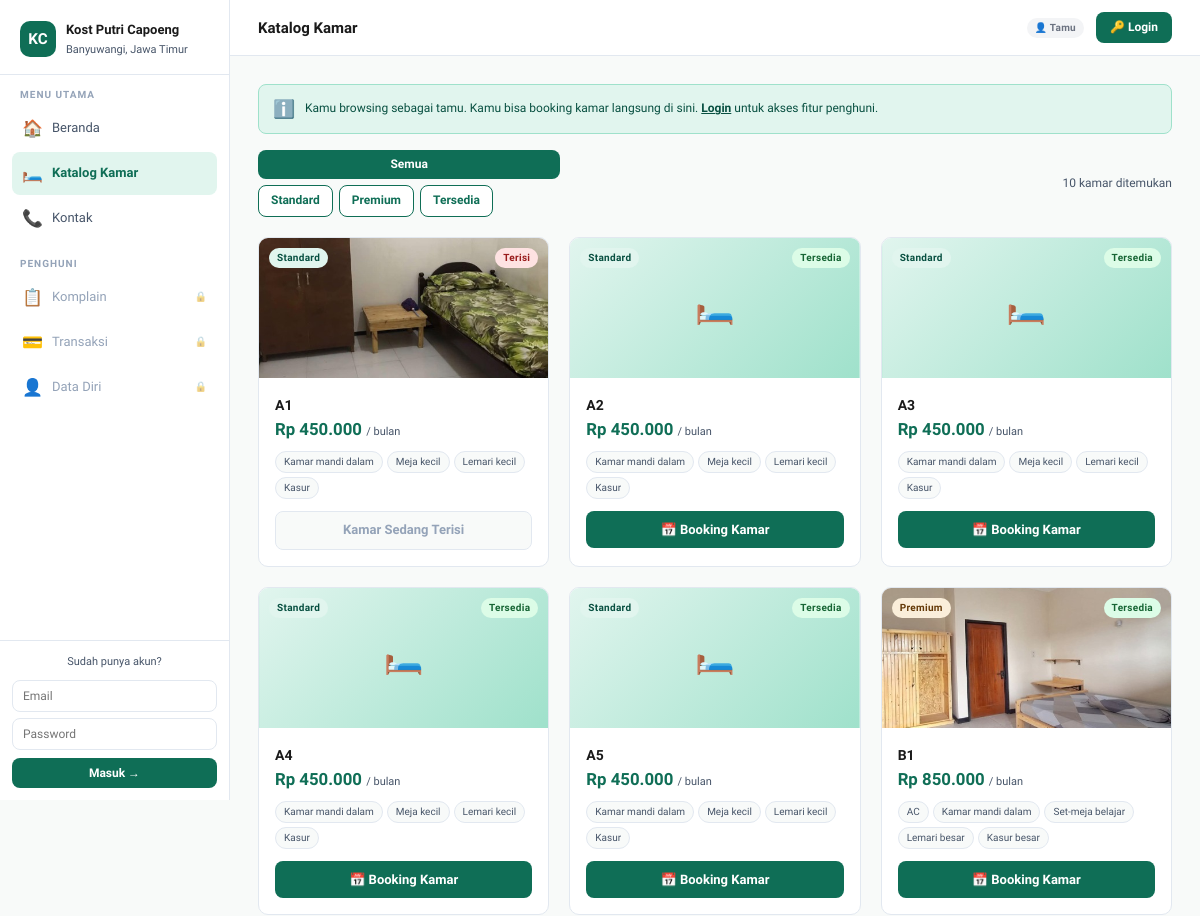
/index.php?page=kamar (upper part), run on an earlier commit of the app's database.
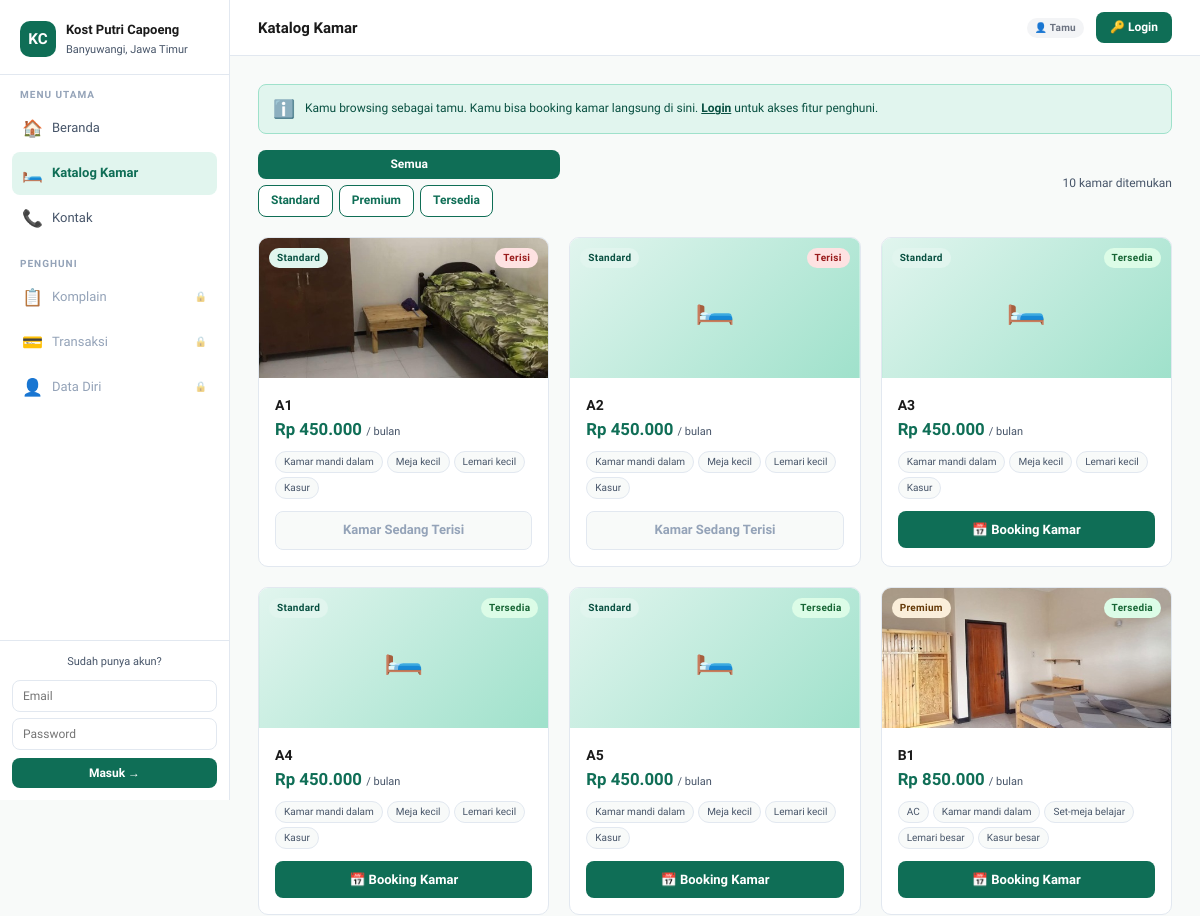
And on a later commit of the database.
### tables this page shows
CREATE TABLE `tb_kamar` (
  `id` int NOT NULL,
  `nama` varchar(50) NOT NULL,
  `tipe` enum('Standard','Premium') NOT NULL,
  `harga` int NOT NULL,
  `status` enum('tersedia','terisi') DEFAULT 'tersedia',
  `fasilitas` text,
  `foto` varchar(255) DEFAULT ''
);

### config.php (called while the page is built, shortened)
<?php
function getDB() {
    static $conn = null;
    if ($conn !== null) return $conn;
    $c = new mysqli(DB_HOST, DB_USER, DB_PASS, DB_NAME);
    $c->set_charset('utf8mb4');
    $conn = $c;
    return $conn;
}
function isLoggedIn() {
    return isset($_SESSION['user_id']) && !empty($_SESSION['user_id']);
}
function getKamarData() {
    $db = getDB();
    $result = $db->query("SELECT * FROM tb_kamar ORDER BY id ASC");
    $rows = [];
    while ($row = $result->fetch_assoc()) $rows[] = $row;
    return $rows;
}

### pages/kamar.php (the view, shortened to what this page needs)
<?php
$kamar_data = getKamarData();
$filter = $_GET['filter'] ?? 'semua';
$loggedIn  = isLoggedIn();
$user_kamar = $_SESSION['user_kamar'] ?? null;
?>
<?php if (!$loggedIn): ?>
<div class="alert alert-info mb-2" style="display:flex;align-items:center;gap:10px;">
  <span style="font-size:1.1rem;">ℹ️</span>
  <span>Kamu browsing sebagai tamu. Kamu bisa booking kamar langsung di sini.
  <a href="#" onclick="openLoginModal('kamar');return false;" style="color:var(--teal-dark);font-weight:700;">Login</a> untuk akses fitur penghuni.</span>
</div>
<?php endif; ?>
<div style="display:flex; align-items:center; justify-content:space-between; flex-wrap:wrap; gap:10px; margin-bottom:1.25rem;">
  <div style="display:flex; gap:6px; flex-wrap:wrap;">
    <?php foreach(['semua'=>'Semua','standard'=>'Standard','premium'=>'Premium','tersedia'=>'Tersedia'] as $val=>$lbl): ?>
    <a href="index.php?page=kamar&filter=<?= $val ?>"
       class="btn <?= $filter===$val ? 'btn-primary' : 'btn-outline' ?> btn-sm">
      <?= $lbl ?>
    </a>
    <?php endforeach; ?>
  </div>
  <span class="text-sm text-muted"><?= count($kamar_data) ?> kamar ditemukan</span>
</div>
<?php if (empty($kamar_data)): ?>
<div class="empty-state">
  <span class="empty-icon">🔍</span><h4>Tidak ada kamar</h4><p>Coba filter lain</p>
</div>
<?php else: ?>
<div class="kamar-grid">
  <?php foreach($kamar_data as $k):
    $has_foto = false;
    $foto_url = '';
    if (!empty($k['foto'])) {
        $foto_path = 'uploads/' . $k['foto'];
        $foto_url_encoded = str_replace(' ', '%20', $foto_path);
        if (file_exists($foto_path)) {
            $has_foto = true;
            $foto_url = $foto_url_encoded;
        }
    }
  ?>
  <div class="kamar-card">
    <div class="kamar-thumb <?= $k['tipe']==='Premium'?'kamar-thumb-prm':'kamar-thumb-std' ?>"
         style="<?= $has_foto ? 'background-image:url('.$foto_url.');background-size:cover;background-position:center;' : '' ?>">
      <?php if (!$has_foto): ?>
        <span style="font-size:2rem;"><?= $k['tipe']==='Premium' ? '🏠' : '🛏️' ?></span>
      <?php endif; ?>
      <span class="badge badge-<?= strtolower($k['tipe']) ?>" style="position:absolute;top:10px;left:10px;z-index:2;"><?= $k['tipe'] ?></span>
      <span class="badge badge-<?= $k['status']==='tersedia'?'tersedia':'terisi' ?>" style="position:absolute;top:10px;right:10px;z-index:2;">
        <?= $k['status']==='tersedia'?'Tersedia':'Terisi' ?>
      </span>
    </div>
    <div class="kamar-body">
      <div class="kamar-name"><?= $k['nama'] ?></div>
      <div class="kamar-harga">Rp <?= number_format($k['harga'],0,',','.') ?> <span>/ bulan</span></div>
      <div class="kamar-fasilitas">
        <?php foreach(explode(', ', $k['fasilitas']) as $f): ?>
        <span class="tag"><?= trim($f) ?></span>
        <?php endforeach; ?>
      </div>
      <?php if($k['status']==='tersedia'): ?>
        <?php if ($loggedIn && !empty($user_kamar) && $user_kamar !== '-'): ?>
          <div style="background:var(--bg);color:var(--text-light);text-align:center;cursor:not-allowed;border:1px solid var(--border);border-radius:8px;padding:8px;font-size:13px;font-weight:600;">
            🔒 Kamu sudah punya kamar
          </div>
        <?php else: ?>
          <button onclick="openBookingModalTamu('<?= htmlspecialchars($k['nama']) ?>', <?= $k['harga'] ?>)"
            class="btn btn-primary" style="width:100%;display:block;text-align:center;border-radius:8px;">
            📅 Booking Kamar
          </button>
        <?php endif; ?>
      <?php else: ?>
        <div style="background:var(--bg);color:var(--text-light);text-align:center;cursor:default;border:1px solid var(--border);border-radius:8px;padding:8px;font-size:13px;font-weight:600;">
          Kamar Sedang Terisi
        </div>
      <?php endif; ?>
    </div>
  </div>
  <?php endforeach; ?>
</div>
<?php endif; ?>

What changed in the data, as far as the page shows it:
changed tb_kamar (number 2 of 6 on the later page): status "Tersedia 📅 Booking Kamar" → "Terisi Kamar Sedang Terisi"
